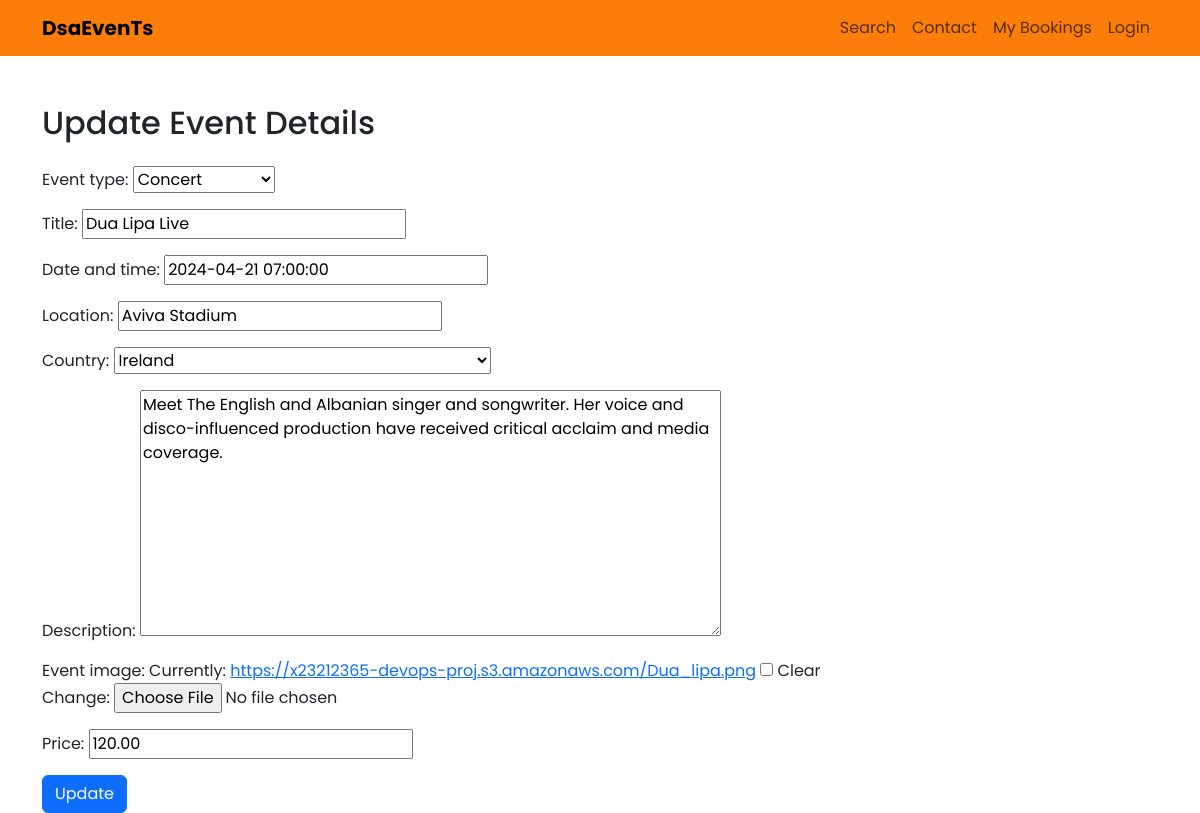
The app's page /update/2/ with its own data.
### events/models.py (models this page shows)
class Event(models.Model):
    EVENT_TYPE_CHOICES = (
        ('concert', 'Concert'),
        ('music_festival', 'Music Festival'),
        ('workshop', 'Workshop'),
        ('conference', 'Conference'),
        ('exhibition', 'Exhibition'),
        ('album_release', 'Album Release'),
        ('live_stream', 'Live Stream'),
        ('meetup', 'Meetup'),
    )
    event_type = models.CharField(max_length=100, choices=EVENT_TYPE_CHOICES)
    title = models.CharField(max_length=255)
    date_and_time = models.DateTimeField()
    location = models.CharField(max_length=255)
    country = CountryField()
    description = models.TextField()
    event_image = models.ImageField(blank=True)
    price = models.DecimalField(max_digits=10, decimal_places=2, default=0)
    user = models.ForeignKey(User, on_delete=models.CASCADE, default= None)

### events/views.py (the view)
# urls.py: path('update/<int:event_id>/', views.update_event, name='update_event'),
def update_event(request, event_id):
    event = get_object_or_404(Event, pk=event_id)
    if request.method == 'POST':
        form = EventForm(request.POST, request.FILES, instance=event)
        if form.is_valid():
            form.save()
            return redirect('homepage')  # Redirect to homepage after successful update
    else:
        form = EventForm(instance=event)
    return render(request, 'events/update_event.html', {'form': form})

### events/forms.py
class EventForm(forms.ModelForm):
    date_and_time = forms.DateTimeField(input_formats=['%d/%m/%Y, %H:%M'],
    widget=DateTimeInput(attrs={'placeholder': 'DD/MM/YYYY, HH:MM'}))
    class Meta:
        model = Event
        fields = ['event_type', 'title', 'date_and_time', 'location', 'country',
        'description', 'event_image', 'price']
        widgets = {
            'date_and_time': DateTimeLocalInput(),
            'country': forms.Select(choices=[(country.code, country.name)
            for country in countries]),
        }
    def __init__(self, *args, **kwargs):
        super().__init__(*args, **kwargs)
        self.fields['event_type'].choices = Event.EVENT_TYPE_CHOICES

### templates/events/update_event.html (shortened to what this page needs)
{% extends 'base.html' %}
{% load static %}
{% block content %}
<div class="container mt-5">
    <h2 class="mb-4">Update Event Details</h2>
    <form method="post" enctype="multipart/form-data">
        {{ form.as_p }}
        <button type="submit" class="btn btn-primary">Update</button>
    </form>
</div>
{% endblock %}

### records on screen
Event: event_type "Concert", title "Dua Lipa Live", date_and_time "2024-04-21 07:00:00", location "Aviva Stadium", country "Ireland", description "Meet The English and Albanian singer and songwriter. Her voice and disco-influenced production have received critical acclaim and media coverage.", price "120.00"
